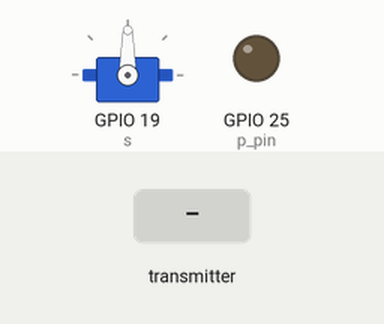
Simulated run of this sketch. Board: ESP32. On the bench: servo, output pins drawn as LEDs (lit = HIGH). Inputs (shaded band) come from the test bench. What the sketch prints to the serial monitor is not drawn.

Above: at 1.2 s.
1.3 s: the transmitter starts sending button = 1
At 1.51 s:
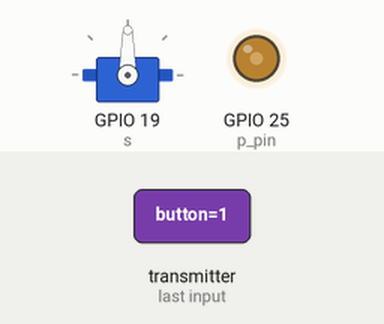
4.3 s: the transmitter starts sending button = 0
At 5.1 s:
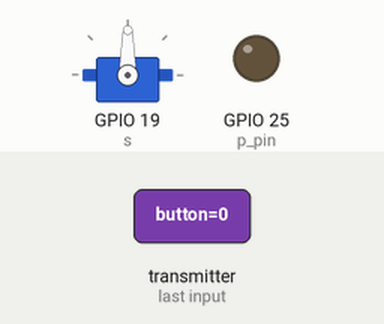
Timing chart, 0 to 7.3 s (numbered marks = the images above; inputs shaded):
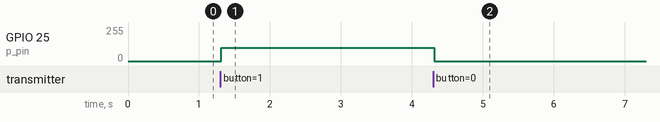

The sketch:

arnav_slave_RR.ino
```cpp
#include <esp_now.h>
#include <WiFi.h>
#define CHANNEL 1
#include<Servo.h>

Servo s;

void InitESPNow() {
  WiFi.disconnect();
  if (esp_now_init() == ESP_OK) {
    Serial.println("ESPNow Init Success");
  } else {
    Serial.println("ESPNow Init Failed");
    ESP.restart();
  }
}

// config AP SSID
void configDeviceAP() {
  const char *SSID = "Slave_1";
  bool result = WiFi.softAP(SSID, "Slave_1_Password", CHANNEL, 0);
  if (!result) {
    Serial.println("AP Config failed.");
  } else {
    Serial.println("AP Config Success. Broadcasting with AP: " + String(SSID));
    Serial.print("AP CHANNEL ");
    Serial.println(WiFi.channel());
  }
}

//int dir[4] = { 26, 19, 22, 33 };
//int pwm[4] = { 25, 21, 23, 32 };

typedef struct message {
  //int mode;
  //int pwm[4];
  int button;
};
message recieved;

void OnDataRecv(const uint8_t *mac_addr, const uint8_t *data, int data_len) {
  char macStr[18];
  snprintf(macStr, sizeof(macStr), "%02x:%02x:%02x:%02x:%02x:%02x",
           mac_addr[0], mac_addr[1], mac_addr[2], mac_addr[3], mac_addr[4], mac_addr[5]);
  Serial.print("Last Packet Recv from: ");
  Serial.println(macStr);
  memcpy(&recieved, data, sizeof(recieved));
  Serial.print("Byte Recieved: ");
  Serial.println(data_len);
}

void setup() {
  s.attach(19);
  Serial.begin(115200);
  Serial.println("ESPNow/Basic/Slave Example");

  /*for (int i = 0; i < 4; i++)
    pinMode(dir[i], OUTPUT);

  for (int i = 0; i < 4; i++)
    pinMode(pwm[i], OUTPUT);*/

  //Set device in AP mode to begin with
  WiFi.mode(WIFI_AP);
  // configure device AP mode
  configDeviceAP();
  // This is the mac address of the Slave in AP Mode
  Serial.print("AP MAC: ");
  Serial.println(WiFi.softAPmacAddress());
  // Init ESPNow with a fallback logic
  InitESPNow();
  // Once ESPNow is successfully Init, we will register for recv CB to
  // get recv packer info.
  esp_now_register_recv_cb(OnDataRecv);
}
/*
void moveBot() {

  int dirs[4] = { false, false, false, true };
  int vel[4];
  int directions[4];

  for (int i = 0; i < 4; i++) {
    if (recieved.pwm[i] < 0) {
      vel[i] = -recieved.pwm[i];
      directions[i] = !dirs[i];
    } else {
      vel[i] = recieved.pwm[i];
      directions[i] = dirs[i];
    }
    Serial.print(vel[i]);
    Serial.print("  ");
  }
  Serial.println("");

  for (int i = 0; i < 4; i++) {
    digitalWrite(dir[i], directions[i]);
    analogWrite(pwm[i], vel[i]);
  }
}*/

void leadscrew(int butoon)
{
  int d_pin = 26;
  int p_pin = 25;
  int speed = 1;
  if (butoon == 1)
  {
    // Write the code

      digitalWrite(26, HIGH);
      analogWrite(25, 100);
      Serial.println("forward");

   delay(100);

        digitalWrite(26, LOW);
        analogWrite(25, 0);
        Serial.println("stop");

  }
  else if (butoon == 0)
  {

      digitalWrite(26, LOW);
      analogWrite(25, 100);
      Serial.println("backwards");

    delay(200);

        digitalWrite(26, LOW);
        analogWrite(25, 0);
        Serial.println("stop");

  }
}

void shoot(int op)
{
 /* int d_pin[2] = {1,2};
  int p_pin[2] = {3,4};
  int speed[2] = {127, 175};

  for(int i=0; i<2; i++)
    {
      digitalWrite(d_pin[i], HIGH);
      analogWrite(p_pin[i], speed[op]);
    }*/
}

void servo_0()
{
  s.write(180);
  Serial.println("0");
}

void servo_90()
{
  Serial.println("90");
  s.write(75);
}
void loop() {

  //moveBot();
  //if(recieved.mode==0)
  switch(recieved.button)
  {
    case 0: shoot(0); Serial.println("Shoooting close range"); break;
    case 1: leadscrew(0); Serial.println("Lead Screw going down"); break;
    case 2: leadscrew(1); Serial.println("Lead Screw going up"); break;
    case 3: shoot(1); Serial.println("Shooting long range"); break;
    case 4: servo_90();break;
    case 5: servo_0();break;
    case 6: ;
  }
}
```

Measured:
- after the input at 1.3 s, GPIO 25 (p_pin): 0/255 → 100/255 at once
- after the input at 4.3 s, GPIO 25 (p_pin): 100/255 → 0/255 at once
